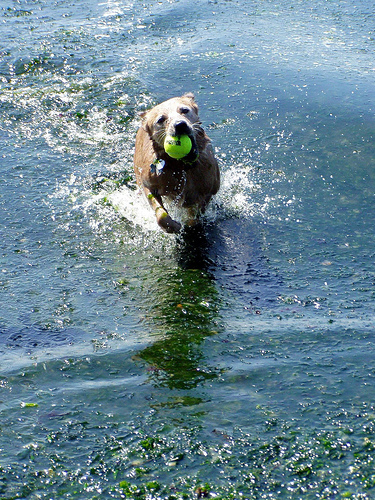
#> input picture Code/data/s_oridata/2008_002033.jpg, 375 x 500 px, found by its file name; its folder holds only this picture in this run
$ python test_img_generator.py
#> lines starting #> are read from the running program, lines starting #| are printed output that depends on the picture
# -*- coding: utf-8 -*-
"""
Created on Tue Aug  8 20:16:07 2017

@author: kaelz
"""
import numpy as np
import cv2
import random
from PIL import Image
import os, os.path

#
# NOTE: this function creates new partly blured images to tarpath folder
#       and return a 3D-list labels which indicates blured parts in each image
#
# NOTE: please enter your correct folder path
# NOTE: transpath is just a temp path that stores the blured copies of images
# NOTE: Oripath is the source path and tarpath is where all the outputs are.
oripath = "./s_oridata/"
transpath = "./transimg/"
tarpath = "./tarimg/"


# global variables
size = 15

labels = []

gridx = 30
gridy = 30

kernel_motion_blur = np.zeros((size, size))
kernel_motion_blur[int((size-1)/2), :] = np.ones(size)
kernel_motion_blur = kernel_motion_blur / size

# go through every image in source folder
pi_imgs = []
cv_imgs = []
valid_images = [".jpg"]
for f in os.listdir(oripath):
    ext = os.path.splitext(f)[1]
    if ext.lower() not in valid_images:
        continue
    pi_imgs.append(Image.open(os.path.join(oripath,f)))
    cv_imgs.append(cv2.imread(os.path.join(oripath,f)))


# looping to create blured images
for i in range(len(pi_imgs)):
    # creating a blured copy of the original image
    temp = cv_imgs[i]
    blured = cv2.filter2D(temp, -1, kernel_motion_blur)
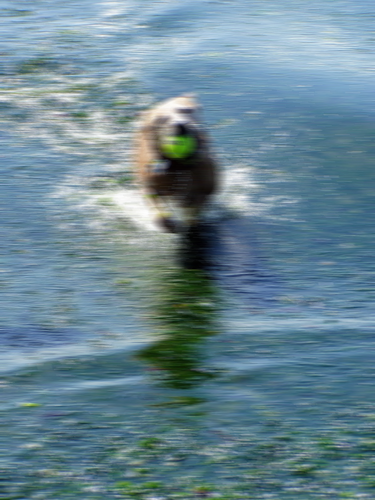
#> blured: shape (500, 375, 3); mean B, G, R 147, 134.2, 105.2
    cv2.imwrite(transpath+str(i)+".jpg",blured)

    # reload both original and blured version
    img1 = pi_imgs[i]
#> img1 is the input picture: PIL image 375x500 RGB; mean R, G, B 105.2, 134.2, 147
    img2 = Image.open(transpath+str(i)+".jpg")

    # cut the image into 30*30 pieces
    # and randomly choose half of the pieces to blur
    (imageWidth, imageHeight)=img1.size
#> imageWidth = 375; imageHeight = 500
    rangex=int(img1.width/gridx)
#> rangex = 12
    rangey=int(img1.height/gridy)
#> rangey = 16
    t_parts = rangex*rangey
#> t_parts = 192

    # creating labels that identifies which part is blured
    label = []
    for j in range(rangex):
        label += [[0]*rangey]


    for k in range(int(t_parts/2)):
        x = random.randint(0,rangex-1)
        y = random.randint(0,rangey-1)
        label[x][y] = 1

        box = (x*gridx,y*gridy,x*gridx+gridx,y*gridy+gridy)
        sliced = img2.crop(box)


        img1.paste(sliced, (x*gridx,y*gridy))
#> this loop made 96 passes
#> pass 1, `sliced = img2.crop(box)`:
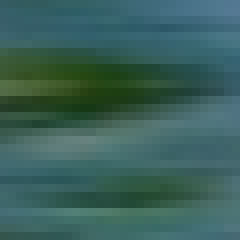
#> sliced: PIL image 30x30 RGB (shown 8 times larger); mean R, G, B 57.9, 96.5, 90.6
#> pass 2, `sliced = img2.crop(box)`:
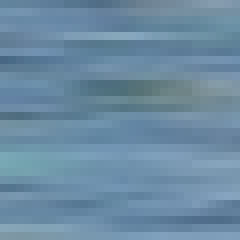
#> sliced: PIL image 30x30 RGB (shown 8 times larger); mean R, G, B 107.1, 139.1, 162.9
#> pass 3, `sliced = img2.crop(box)`:
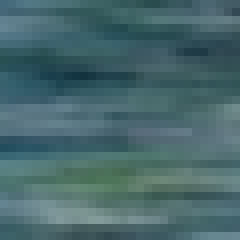
#> sliced: PIL image 30x30 RGB (shown 8 times larger); mean R, G, B 71.4, 103.7, 108
#> after the loop:
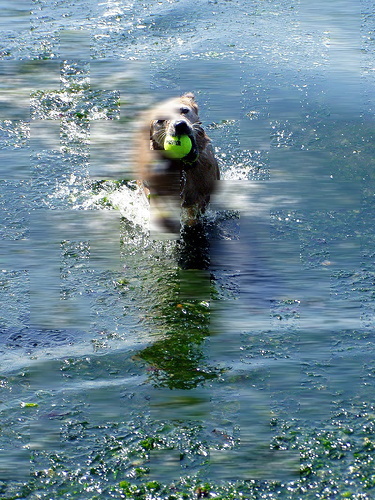
#> img1: PIL image 375x500 RGB; mean R, G, B 105.2, 134.2, 147
#> after the loop:
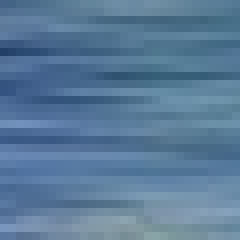
#> sliced: PIL image 30x30 RGB (shown 8 times larger); mean R, G, B 89.2, 122.1, 152.8
#> after the loop, label = 12 items

    img1.save(tarpath + str(i)+".jpg")

    labels += [label]

$ run again, on Code/data/s_oridata/2008_002039.jpg
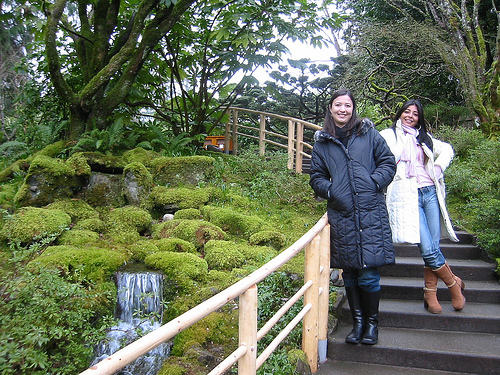
#> input picture Code/data/s_oridata/2008_002039.jpg, 500 x 375 px, found by its file name
#> img1 is the input picture: PIL image 500x375 RGB; mean R, G, B 102.2, 111.7, 89
#> after the loop `for k in range(int(t_parts/2)):`:
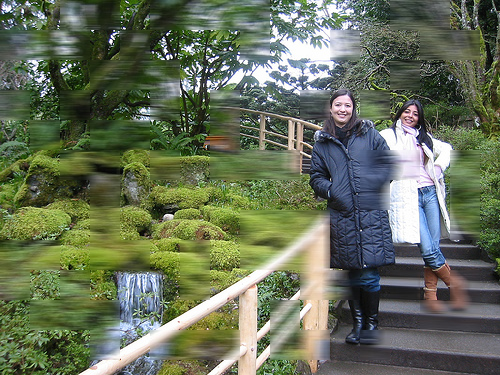
#> img1: PIL image 500x375 RGB; mean R, G, B 102.2, 111.7, 89
#> after the loop `for k in range(int(t_parts/2)):`:
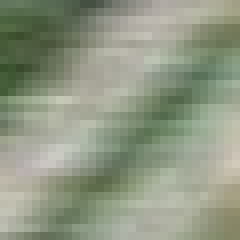
#> sliced: PIL image 30x30 RGB (shown 8 times larger); mean R, G, B 144, 151.8, 131.9
#> after the loop `for k in range(int(t_parts/2)):`: label = 16 items

$ run again, on Code/data/s_oridata/2008_002042.jpg
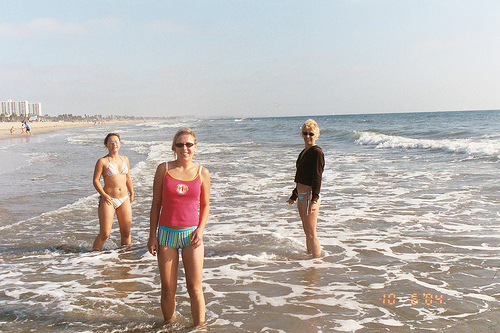
#> input picture Code/data/s_oridata/2008_002042.jpg, 500 x 333 px, found by its file name
#> img1 is the input picture: PIL image 500x333 RGB; mean R, G, B 186.2, 180.7, 176.8
#> after the loop `for k in range(int(t_parts/2)):`:
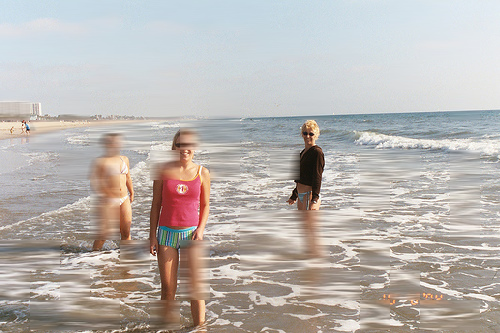
#> img1: PIL image 500x333 RGB; mean R, G, B 186.2, 180.7, 176.7
#> after the loop `for k in range(int(t_parts/2)):`:
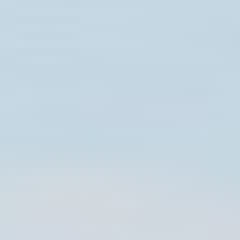
#> sliced: PIL image 30x30 RGB (shown 8 times larger); mean R, G, B 199.9, 215.1, 225.7
#> after the loop `for k in range(int(t_parts/2)):`: label = 16 items, first 6: [0, 1, 0, 1, 0, 0, 0, 0, 1, 1, 0], [0, 1, 0, 0, 1, 0, 0, 0, 1, 0, 1], [1, 1, 0, 1, 0, 1, 0, 0, 0, 1, 1], [1, 1, 1, 0, 1, 1, 1, 1, 0, 0, 1], [0, 1, 1, 0, 1, 0, 0, 0, 1, 0, 0], [1, 1, 1, 1, 0, 1, 0, 0, 0, 0, 1]

$ run again, on Code/data/s_oridata/2008_002043.jpg
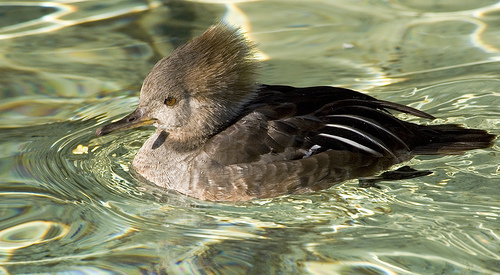
#> input picture Code/data/s_oridata/2008_002043.jpg, 500 x 275 px, found by its file name
#> img1 is the input picture: PIL image 500x275 RGB; mean R, G, B 129.6, 132.9, 101.7
#> after the loop `for k in range(int(t_parts/2)):`:
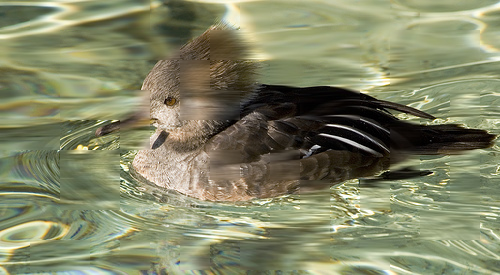
#> img1: PIL image 500x275 RGB; mean R, G, B 129.6, 133, 101.7
#> after the loop `for k in range(int(t_parts/2)):`:
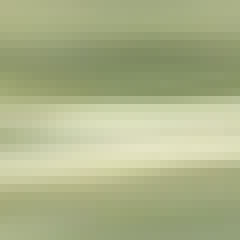
#> sliced: PIL image 30x30 RGB (shown 8 times larger); mean R, G, B 171.5, 178.2, 136.9
#> after the loop `for k in range(int(t_parts/2)):`: label = 16 items, first 6: [0, 1, 0, 1, 1, 0, 0, 0, 0], [1, 1, 0, 0, 1, 0, 0, 0, 1], [1, 0, 1, 1, 0, 1, 1, 0, 1], [1, 1, 0, 1, 0, 1, 1, 0, 0], [1, 1, 0, 1, 1, 0, 0, 0, 1], [0, 1, 0, 0, 0, 0, 0, 0, 0]
